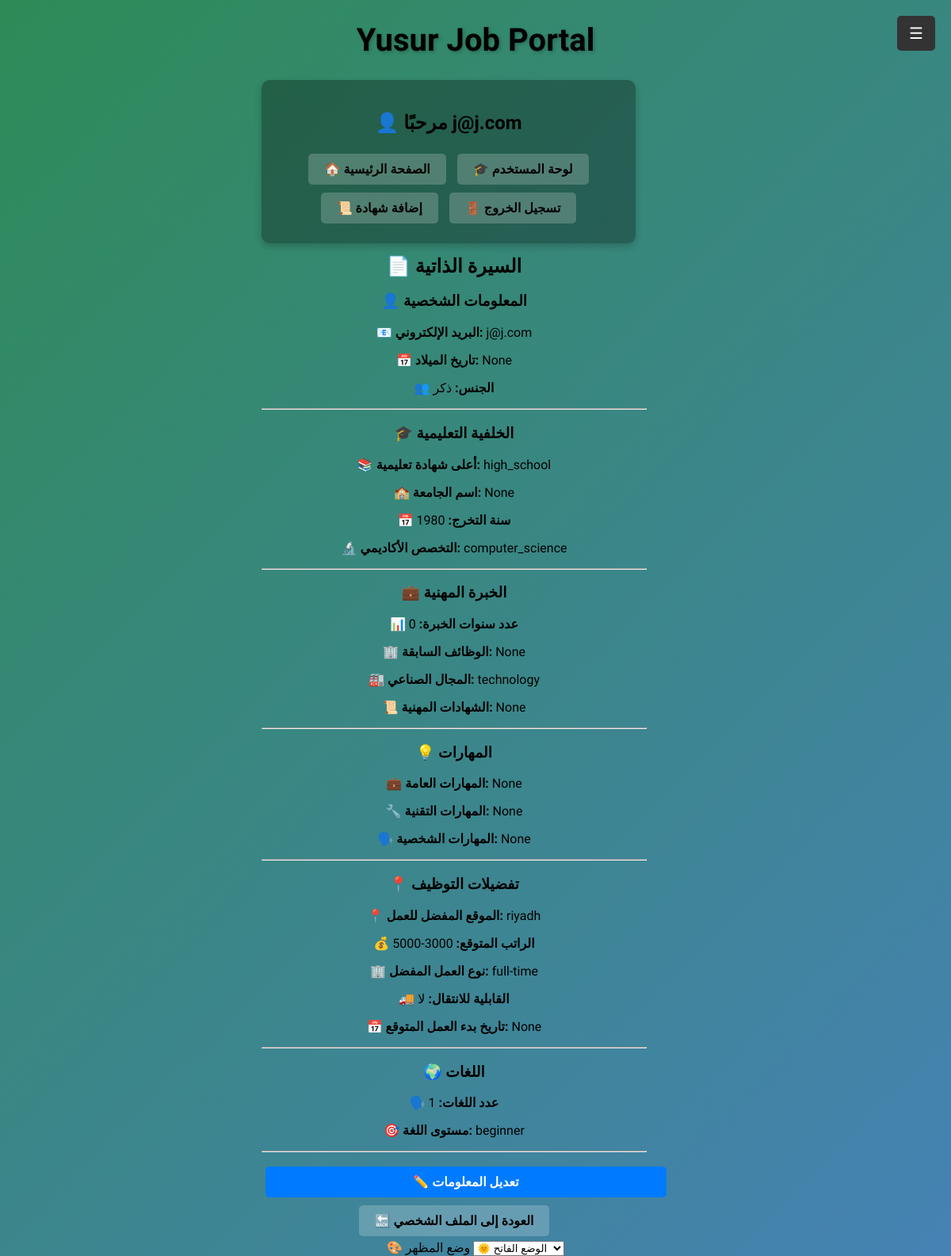
The app's page /jobseeker-resume (signed in), older data.
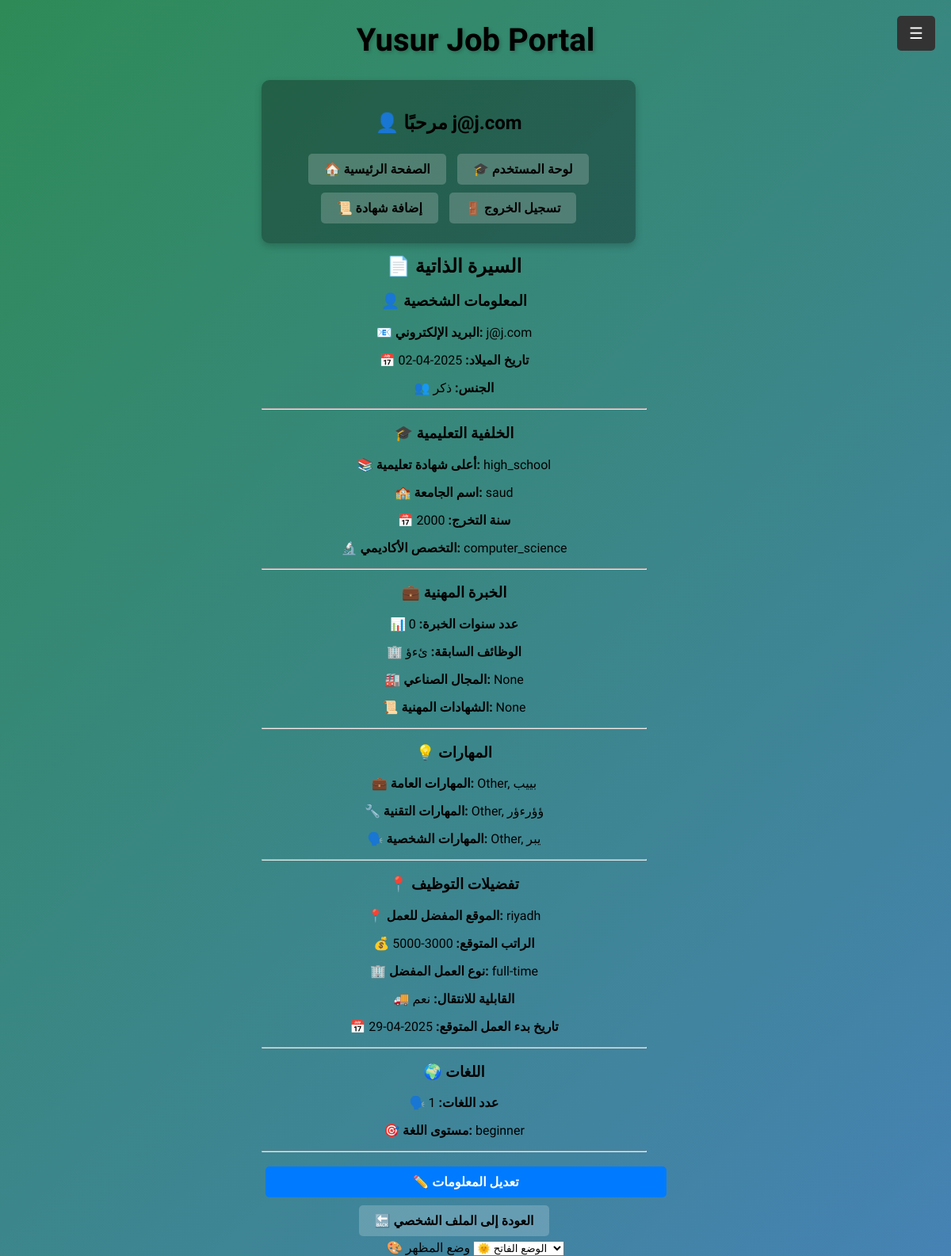
The same page, newer data.
### app/models.py (models this page shows, shortened)
class User(db.Model, UserMixin):
    id = db.Column(db.Integer, primary_key=True)
    username = db.Column(db.String(100), unique=True, nullable=False)
    email = db.Column(db.String(100), unique=True, nullable=False)
    password = db.Column(db.String(100), nullable=False)
    role = db.Column(db.String(20), nullable=False, default="JobSeeker")
    notifications_enabled = db.Column(db.Boolean, default=True)
    theme = db.Column(db.String(10), default="light")
    profile_picture = db.Column(db.String(100), nullable=True, default="default_profile.png")
    date_of_birth = db.Column(db.Date, nullable=True)
    gender = db.Column(db.String(10), nullable=True)
    highest_education = db.Column(db.String(50), nullable=True)
    university_name = db.Column(db.String(100), nullable=True)
    graduation_year = db.Column(db.Integer, nullable=True)
    field_of_study = db.Column(db.String(100), nullable=True)
    experience_years = db.Column(db.String(10), nullable=True)
    previous_jobs = db.Column(db.Text, nullable=True)
    industry = db.Column(db.String(100), nullable=True)
    certifications = db.Column(db.Text, nullable=True)
    skills = db.Column(db.Text, nullable=True)
    technical_skills = db.Column(db.Text, nullable=True)
    soft_skills = db.Column(db.Text, nullable=True)
    preferred_location = db.Column(db.String(100), nullable=True)
    preferred_salary = db.Column(db.String(20), nullable=True)
    job_type = db.Column(db.String(20), nullable=True)
    willing_to_relocate = db.Column(db.Boolean, default=False)
    available_start_date = db.Column(db.Date, nullable=True)
    languages = db.Column(db.String(255), nullable=True)
    language_proficiency = db.Column(db.String(255), nullable=True)

### app/routes.py (the view)
@main.route('/jobseeker-resume', methods=['GET'])
@login_required
def jobseeker_resume():
    return render_template('jobseeker_resume.html', user=current_user)

### app/routes.py (called while the page is built)
@login_manager.user_loader
def load_user(user_id):
    return User.query.get(int(user_id))

### app/templates/jobseeker_resume.html
{% extends "base.html" %}
{% block content %}
<div class="container mt-5">
    <h2 class="text-center">📄 السيرة الذاتية</h2>
    <div class="card p-4 shadow-sm">
        <h3>👤 المعلومات الشخصية</h3>
        <p><strong>📧 البريد الإلكتروني:</strong> {{ user.email }}</p>
        <p><strong>📅 تاريخ الميلاد:</strong> {{ user.date_of_birth }}</p>
        <p><strong>👥 الجنس:</strong> {{ "ذكر" if user.gender == "male" else "أنثى" }}</p>
        <hr>
        <h3>🎓 الخلفية التعليمية</h3>
        <p><strong>📚 أعلى شهادة تعليمية:</strong> {{ user.highest_education }}</p>
        <p><strong>🏫 اسم الجامعة:</strong> {{ user.university_name }}</p>
        <p><strong>📅 سنة التخرج:</strong> {{ user.graduation_year }}</p>
        <p><strong>🔬 التخصص الأكاديمي:</strong> {{ user.field_of_study }}</p>
        <hr>
        <h3>💼 الخبرة المهنية</h3>
        <p><strong>📊 عدد سنوات الخبرة:</strong> {{ user.experience_years }}</p>
        <p><strong>🏢 الوظائف السابقة:</strong> {{ user.previous_jobs }}</p>
        <p><strong>🏭 المجال الصناعي:</strong> {{ user.industry }}</p>
        <p><strong>📜 الشهادات المهنية:</strong> {{ user.certifications }}</p>
        <hr>
        <h3>💡 المهارات</h3>
        <p><strong>💼 المهارات العامة:</strong> {{ user.skills }}</p>
        <p><strong>🔧 المهارات التقنية:</strong> {{ user.technical_skills }}</p>
        <p><strong>🗣️ المهارات الشخصية:</strong> {{ user.soft_skills }}</p>
        <hr>
        <h3>📍 تفضيلات التوظيف</h3>
        <p><strong>📍 الموقع المفضل للعمل:</strong> {{ user.preferred_location }}</p>
        <p><strong>💰 الراتب المتوقع:</strong> {{ user.preferred_salary }}</p>
        <p><strong>🏢 نوع العمل المفضل:</strong> {{ user.job_type }}</p>
        <p><strong>🚚 القابلية للانتقال:</strong> {{ "نعم" if user.willing_to_relocate else "لا" }}</p>
        <p><strong>📅 تاريخ بدء العمل المتوقع:</strong> {{ user.available_start_date }}</p>
        <hr>
        <h3>🌍 اللغات</h3>
        <p><strong>🗣️ عدد اللغات:</strong> {{ user.languages }}</p>
        <p><strong>🎯 مستوى اللغة:</strong> {{ user.language_proficiency }}</p>
        <hr>
        <a href="{{ url_for('main.jobseeker_profile') }}" class="btn btn-primary">✏️ تعديل المعلومات</a>
        <a href="{{ url_for('main.user_profile') }}" class="btn btn-secondary">🔙 العودة إلى الملف الشخصي</a>
    </div>
</div>
{% endblock %}

### app/templates/base.html (shortened to what this page needs)
<!DOCTYPE html>
<html lang="ar">
<head>
    <link rel="stylesheet" type="text/css" href="{{ url_for('static', filename='style.css') }}">
</head>
<body>
    <div class="menu-button" onclick="openSidebar()">☰</div>
    <div class="container">
        <h1 class="title">Yusur Job Portal</h1>
        <div class="dashboard">
            <h2>👤 مرحبًا {{ current_user.username if current_user.is_authenticated else 'زائر' }}</h2>
            <div class="buttons">
                <a href="{{ url_for('main.home') }}" class="btn">🏠 الصفحة الرئيسية</a>
                {% if current_user.is_authenticated %}
                    {% if current_user.role == 'Admin' %}
                        <a href="{{ url_for('main.admin_dashboard') }}" class="btn">📊 لوحة تحكم الأدمن</a>
                        <a href="{{ url_for('main.add_job') }}" class="btn">➕ إضافة وظيفة</a>
                    {% elif current_user.role == 'JobSeeker' %}
                        <a href="{{ url_for('main.jobseeker_dashboard') }}" class="btn">🎓 لوحة المستخدم</a>
                        <a href="{{ url_for('main.upload_certificate') }}" class="btn">📜 إضافة شهادة</a>
                    {% endif %}
                    <a href="{{ url_for('main.logout') }}" class="btn btn-danger">🚪 تسجيل الخروج</a>
                {% else %}
                    <a href="{{ url_for('main.login') }}" class="btn">🔑 تسجيل الدخول</a>
                    <a href="{{ url_for('main.register') }}" class="btn btn-secondary">📝 تسجيل حساب جديد</a>
                {% endif %}
            </div>
        </div>
        <div class="content">
            {% block content %}{% endblock %}
        </div>
    </div>
    <div class="theme-toggle-container">
        <label for="theme-toggle">🎨 وضع المظهر</label>
        <select id="theme-toggle" name="theme" class="form-control">
            <option value="light">🌞 الوضع الفاتح</option>
        </select>
    </div>
</body>
</html>

### app/static/style.css (style rules this page uses)
body { background: linear-gradient(135deg, #2E8B57, #4682B4); margin: 0; font-family: 'Tajawal', sans-serif; display: flex; flex-direction: column; align-items: center; min-height: 100vh; }
.container { text-align: center; color: #000000; max-width: 90%; }
.title { font-size: 2.5em; font-weight: bold; text-shadow: 2px 2px 4px rgba(0, 0, 0, 0.2); }
.dashboard { background: rgba(0, 0, 0, 0.3); padding: 20px; border-radius: 10px; box-shadow: 0px 4px 10px rgba(0, 0, 0, 0.2); width: 80%; max-width: 500px; }
.dashboard h2 { font-size: 1.5em; margin-bottom: 10px; }
.buttons { margin-top: 20px; }
.btn { display: inline-block; background: rgba(255, 255, 255, 0.2); padding: 10px 20px; margin: 5px; border-radius: 5px; color: rgb(0, 0, 0); text-decoration: none; font-weight: bold; transition: background 0.3s; }
.menu-button { position: fixed; top: 20px; right: 20px; background: #333; color: white; padding: 10px 15px; border-radius: 5px; font-size: 20px; cursor: pointer; z-index: 1000; transition: background 0.3s; }
.btn-primary { width: 100%; background: #007bff; color: white; border: none; padding: 10px; margin-top: 10px; border-radius: 5px; font-size: 16px; cursor: pointer; transition: background 0.3s; }
.text-center { margin-top: 15px; }

Row changes from the older to the newer data that the page shows:
changed User "j@j.com": date_of_birth "None" → "2025-04-02"; university_name "None" → "saud"; graduation_year "1980" → "2000"; previous_jobs "None" → "ئءؤ"; industry "technology" → "None"; skills "None" → "Other, بييب"; technical_skills "None" → "Other, ؤؤرءؤر"; soft_skills "None" → "Other, يبر"; willing_to_relocate "لا" → "نعم"; available_start_date "None" → "2025-04-29"
